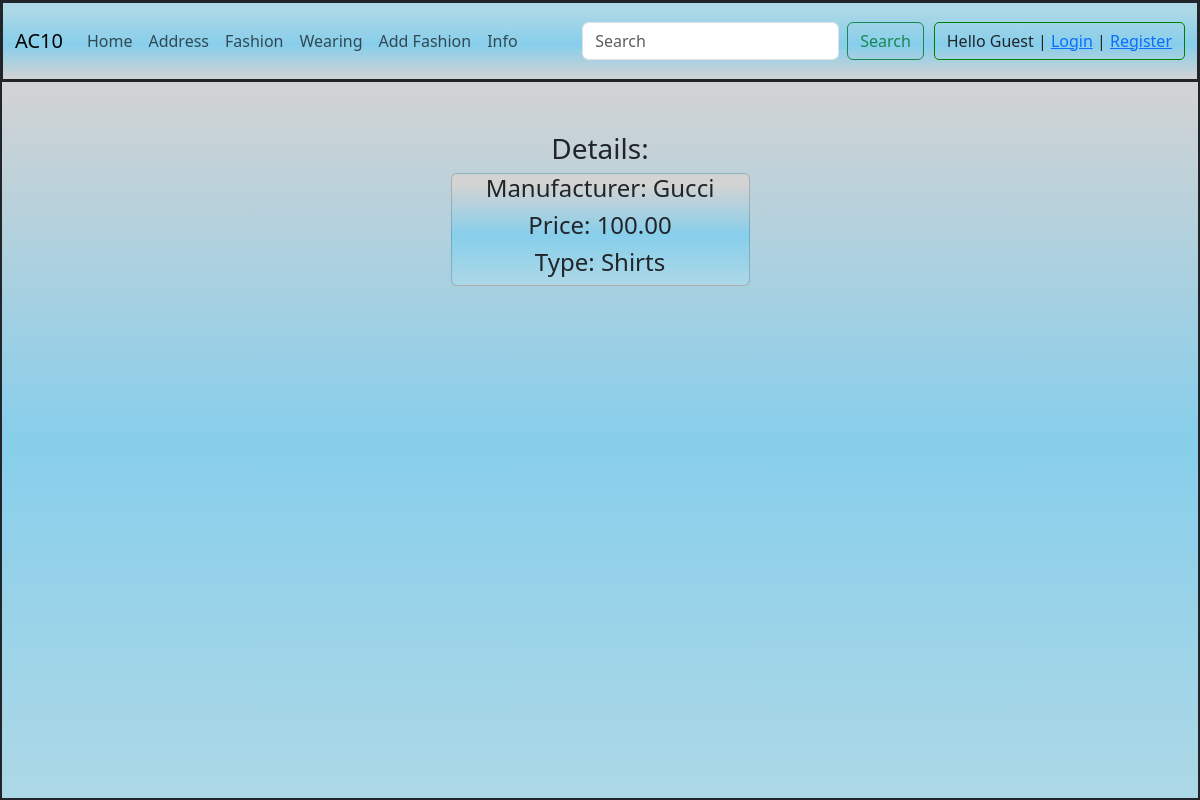
Screenshot of /clothing/details/1 with the database file from the repository.
### clothing/models.py (models this page shows, shortened)
class ClothingModel(Model):
    manufacturer = CharField(max_length = 50, validators=[MinLengthValidator(2), MaxLengthValidator(100)])
    price = DecimalField(max_digits = 5, decimal_places = 2, validators=[MinValueValidator(0, "Price can't be negative."), MaxValueValidator(1000)])
    type = ForeignKey(TypeModel, on_delete = RESTRICT)
    class Meta:
        db_table = "clothing"

class TypeModel(Model):
    name = CharField(max_length = 50)
    class Meta:
        db_table = "type"

### clothing/views.py (the view)
# urls.py: path("details/<int:id>", views.details, name="details"),
def details(request, id):
    try:
        cloth = ClothingModel.objects.get(pk = id) #pk Primary key
        context = { "clothing": cloth }
        return render(request, "details.html", context)
    except ClothingModel.DoesNotExist:
        raise Http404()

### clothing/templates/details.html (shortened to what this page needs)
{% extends "layout.html" %}
{% block content %}
<h3 class="spacing">Details:</h3>
<div class="card w-25 mx-auto">
    <h4>Manufacturer: {{clothing.manufacturer}}</h4>
    <h4>Price: {{clothing.price}}</h4>
    <h4>Type: {{clothing.type.name}}</h4>
</div>
{% endblock content %}

### static/css/style.css (style rules this page uses)
html, body { margin: 0; height: 100%; text-align: center; background-image: linear-gradient(lightgrey 10%, skyblue, lightblue); }
.card { background-image: linear-gradient(lightgrey 10%, skyblue, lightblue); }
.spacing { margin-top: 50px; }

### rows the page displays
ClothingModel: manufacturer "Gucci", price "100.00", type.name "Shirts"
